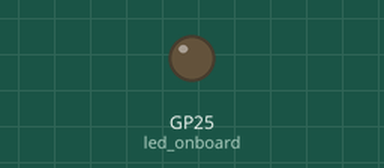
Recording of a program running on a simulated Raspberry Pi Pico running MicroPython. Shown: output pins drawn as LEDs (lit = HIGH). Pins used as bus, display or sensor lines are not drawn; what the program prints to the serial console is not drawn. At 14.0 s the program stops and its outputs stay as they are.

Above: at 0.05 s.
Timing chart, 0 to 3.0 s (numbered marks = the images above):
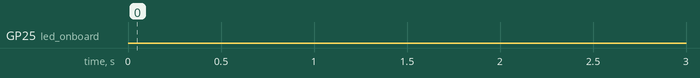

Measured:
- by itself, GP25 (led_onboard): LOW → HIGH at 5.0 s, → LOW 0.10 s later, → HIGH 0.10 s later, → LOW 0.10 s later, … (50 changes in this stretch)

The program:

hw_transistor_reset.py
```python
from machine import Pin
import time

# This is script shows you how you can trigger a hardware level reset from witin software
# by using a transistor that has its three pins (known as Emitter, Base and Collector)
# connected as follows: | Emitter-->GND | Base-->GP20 | Collector-->RUN |
# I hope you find this useful, feel free to get in touch @ashleycawley on Twitter <3

# Defining Pins
pin_reset = Pin(20, mode=Pin.OUT) # Defining GP20 (Physical Pin 26) as pin_reset to control Transistor
led_onboard = machine.Pin(25, machine.Pin.OUT) # Defining internal LED just for visuals to check everything is working

print('Starting Script - In five seconds I will start blinking my onboard LED...')
time.sleep(5)

print('Just blinking the onboard LED for a few seconds...')
i = 0
while i < 25:
    led_onboard.value(1)
    time.sleep(0.1)
    led_onboard.value(0)
    time.sleep(0.1)
    i += 1

print('Sleeping for a few seconds before reset')
time.sleep(2)

print('Resetting Pico by activating transistor pins...')
time.sleep(2) # If this wasn't here you wouldn't see the print on the line above because it resets too quick to process the output
pin_reset.value(1) # This sets GP20 high which activates the transistor, setting the RUN pin high and resetting the Pico
```
